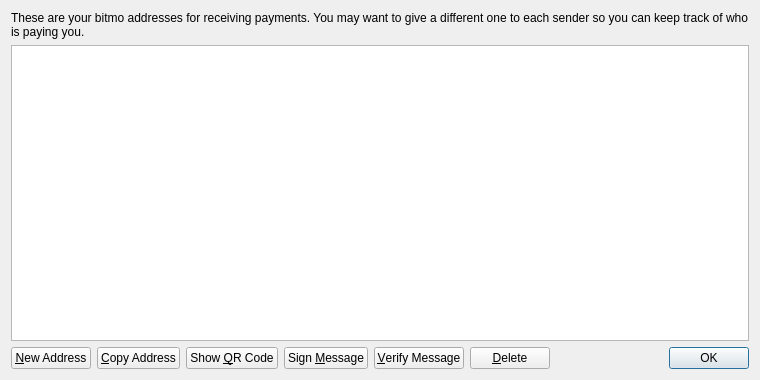
<?xml version="1.0" encoding="UTF-8"?>
<ui version="4.0">
 <class>AddressBookPage</class>
 <widget class="QWidget" name="AddressBookPage">
  <property name="geometry">
   <rect>
    <x>0</x>
    <y>0</y>
    <width>760</width>
    <height>380</height>
   </rect>
  </property>
  <property name="windowTitle">
   <string>Address Book</string>
  </property>
  <layout class="QVBoxLayout" name="verticalLayout">
   <item>
    <widget class="QLabel" name="labelExplanation">
     <property name="text">
      <string>These are your bitmo addresses for receiving payments. You may want to give a different one to each sender so you can keep track of who is paying you.</string>
     </property>
     <property name="textFormat">
      <enum>Qt::PlainText</enum>
     </property>
     <property name="wordWrap">
      <bool>true</bool>
     </property>
    </widget>
   </item>
   <item>
    <widget class="QTableView" name="tableView">
     <property name="contextMenuPolicy">
      <enum>Qt::CustomContextMenu</enum>
     </property>
     <property name="toolTip">
      <string>Double-click to edit address or label</string>
     </property>
     <property name="tabKeyNavigation">
      <bool>false</bool>
     </property>
     <property name="alternatingRowColors">
      <bool>true</bool>
     </property>
     <property name="selectionMode">
      <enum>QAbstractItemView::SingleSelection</enum>
     </property>
     <property name="selectionBehavior">
      <enum>QAbstractItemView::SelectRows</enum>
     </property>
     <property name="sortingEnabled">
      <bool>true</bool>
     </property>
     <attribute name="verticalHeaderVisible">
      <bool>false</bool>
     </attribute>
    </widget>
   </item>
   <item>
    <layout class="QHBoxLayout" name="horizontalLayout">
     <item>
      <widget class="QPushButton" name="newAddressButton">
       <property name="toolTip">
        <string>Create a new address</string>
       </property>
       <property name="text">
        <string>&amp;New Address</string>
       </property>
       <property name="icon">
        <iconset resource="../bitcoin.qrc">
         <normaloff>:/icons/add</normaloff>:/icons/add</iconset>
       </property>
      </widget>
     </item>
     <item>
      <widget class="QPushButton" name="copyToClipboard">
       <property name="toolTip">
        <string>Copy the currently selected address to the system clipboard</string>
       </property>
       <property name="text">
        <string>&amp;Copy Address</string>
       </property>
       <property name="icon">
        <iconset resource="../bitcoin.qrc">
         <normaloff>:/icons/editcopy</normaloff>:/icons/editcopy</iconset>
       </property>
      </widget>
     </item>
     <item>
      <widget class="QPushButton" name="showQRCode">
       <property name="text">
        <string>Show &amp;QR Code</string>
       </property>
       <property name="icon">
        <iconset resource="../bitcoin.qrc">
         <normaloff>:/icons/qrcode</normaloff>:/icons/qrcode</iconset>
       </property>
      </widget>
     </item>
     <item>
      <widget class="QPushButton" name="signMessage">
       <property name="toolTip">
        <string>Sign a message to prove you own a bitmo address</string>
       </property>
       <property name="text">
        <string>Sign &amp;Message</string>
       </property>
       <property name="icon">
        <iconset resource="../bitcoin.qrc">
         <normaloff>:/icons/edit</normaloff>:/icons/edit</iconset>
       </property>
      </widget>
     </item>
     <item>
      <widget class="QPushButton" name="verifyMessage">
       <property name="toolTip">
        <string>Verify a message to ensure it was signed with a specified bitmo address</string>
       </property>
       <property name="text">
        <string>&amp;Verify Message</string>
       </property>
       <property name="icon">
        <iconset resource="../bitcoin.qrc">
         <normaloff>:/icons/transaction_0</normaloff>:/icons/transaction_0</iconset>
       </property>
      </widget>
     </item>
     <item>
      <widget class="QPushButton" name="deleteButton">
       <property name="toolTip">
        <string>Delete the currently selected address from the list</string>
       </property>
       <property name="text">
        <string>&amp;Delete</string>
       </property>
       <property name="icon">
        <iconset resource="../bitcoin.qrc">
         <normaloff>:/icons/remove</normaloff>:/icons/remove</iconset>
       </property>
      </widget>
     </item>
     <item>
      <spacer name="horizontalSpacer">
       <property name="orientation">
        <enum>Qt::Horizontal</enum>
       </property>
       <property name="sizeHint" stdset="0">
        <size>
         <width>40</width>
         <height>20</height>
        </size>
       </property>
      </spacer>
     </item>
     <item>
      <widget class="QDialogButtonBox" name="buttonBox">
       <property name="sizePolicy">
        <sizepolicy hsizetype="Maximum" vsizetype="Fixed">
         <horstretch>0</horstretch>
         <verstretch>0</verstretch>
        </sizepolicy>
       </property>
       <property name="standardButtons">
        <set>QDialogButtonBox::Ok</set>
       </property>
      </widget>
     </item>
    </layout>
   </item>
  </layout>
 </widget>
 <resources>
  <include location="../bitcoin.qrc"/>
 </resources>
 <connections/>
</ui>
